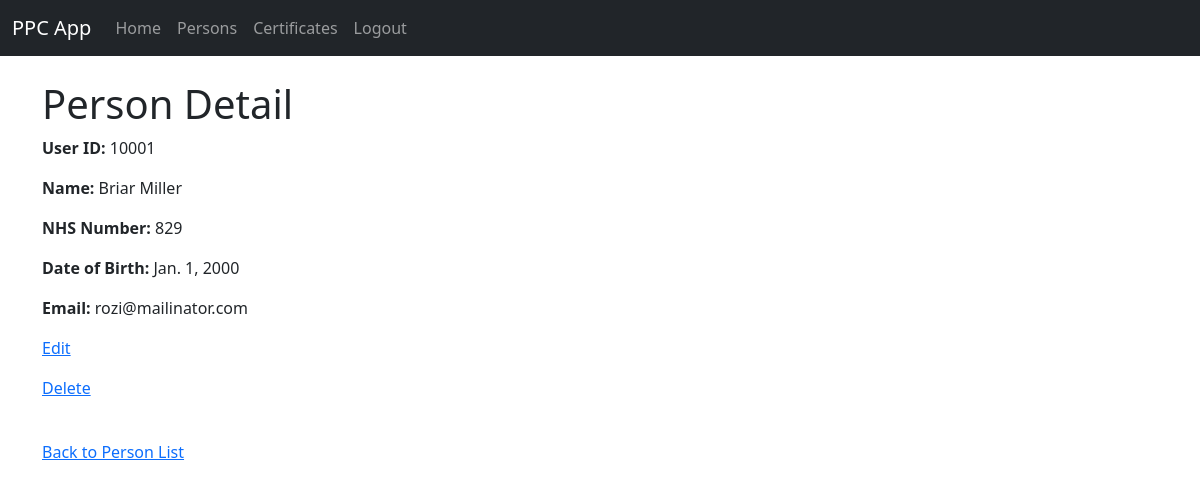
Screenshot of /person/10001/ (signed in) with the database file from the repository.
### ppc_app/models.py (models this page shows, shortened)
class PersonDetails(models.Model):
    userID = models.AutoField(primary_key=True, editable=False)
    nhsNumber = models.CharField(max_length=10, null=False)
    firstName = models.CharField(max_length=100, null=False)
    surname = models.CharField(max_length=100, null=False)
    dateOfBirth = models.DateField(null=False)
    email = models.EmailField(null=False)

### ppc_app/views.py (the view)
# urls.py: path('person/<str:userID>/', views.person_detail, name='person_detail'),
def person_detail(request, userID):
    if request.user.is_authenticated:
        person = get_object_or_404(PersonDetails, userID=userID)
        return render(request, 'ppc_app/person_detail.html', {'person': person})
    else:
        return render(request, 'ppc_app/index.html')

### templates/ppc_app/person_detail.html (shortened to what this page needs)
{% extends 'ppc_app/base.html' %}
{% if user.is_authenticated %}
{% block content %}
    <h1>Person Detail</h1>
    <p><strong>User ID:</strong> {{ person.userID }}</p>
    <p><strong>Name:</strong> {{ person.firstName }} {{ person.surname }}</p>
    <p><strong>NHS Number:</strong> {{ person.nhsNumber }}</p>
    <p><strong>Date of Birth:</strong> {{ person.dateOfBirth }}</p>
    <p><strong>Email:</strong> {{ person.email }}</p>
    <p><a href="{% url 'person_edit' userID=person.userID %}">Edit</a></p>
    {% if user.is_authenticated and user.is_superuser %}
    <p><a href="{% url 'person_delete' userID=person.userID %}">Delete</a></p>
    {% endif %}
    <br>
    <a href="{% url 'person_list' %}">Back to Person List</a>
{% endblock %}
{% endif %}

### rows the page displays
PersonDetails: userID "10001", firstName "Briar", surname "Miller", nhsNumber "829", dateOfBirth "Jan. 1, 2000", email "rozi@mailinator.com"
